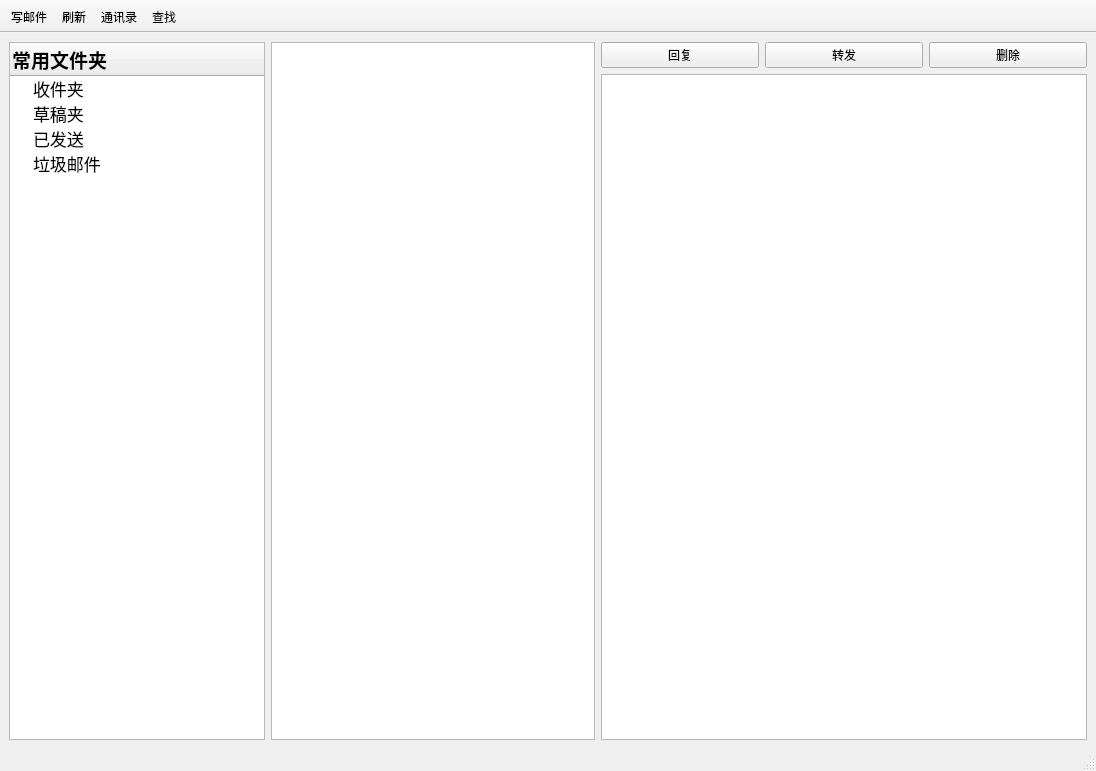
<?xml version="1.0" encoding="UTF-8"?>
<ui version="4.0">
 <class>MainWindow</class>
 <widget class="QMainWindow" name="MainWindow">
  <property name="geometry">
   <rect>
    <x>0</x>
    <y>0</y>
    <width>1096</width>
    <height>771</height>
   </rect>
  </property>
  <property name="windowTitle">
   <string>Foxmail</string>
  </property>
  <property name="windowIcon">
   <iconset theme="kmail">
    <normaloff/>
   </iconset>
  </property>
  <property name="toolButtonStyle">
   <enum>Qt::ToolButtonTextBesideIcon</enum>
  </property>
  <widget class="QWidget" name="centralwidget">
   <layout class="QVBoxLayout" name="verticalLayout">
    <item>
     <layout class="QHBoxLayout" name="horizontalLayout" stretch="0,2,3">
      <property name="sizeConstraint">
       <enum>QLayout::SetMaximumSize</enum>
      </property>
      <item>
       <widget class="QTreeWidget" name="treeMailWidget">
        <attribute name="headerVisible">
         <bool>true</bool>
        </attribute>
        <attribute name="headerHighlightSections">
         <bool>true</bool>
        </attribute>
        <column>
         <property name="text">
          <string notr="true">常用文件夹</string>
         </property>
         <property name="font">
          <font>
           <family>Adobe 宋体 Std L</family>
           <pointsize>14</pointsize>
           <weight>75</weight>
           <bold>true</bold>
          </font>
         </property>
         <property name="icon">
          <iconset>
           <normaloff>Folder_Open_128px_1072492_easyicon.net.ico</normaloff>Folder_Open_128px_1072492_easyicon.net.ico</iconset>
         </property>
        </column>
        <item>
         <property name="text">
          <string>收件夹</string>
         </property>
         <property name="font">
          <font>
           <family>Lucida Fax</family>
           <pointsize>13</pointsize>
          </font>
         </property>
         <property name="icon">
          <iconset>
           <normaloff>Receiving_in_mail_128px_1200029_easyicon.net.png</normaloff>Receiving_in_mail_128px_1200029_easyicon.net.png</iconset>
         </property>
        </item>
        <item>
         <property name="text">
          <string>草稿夹</string>
         </property>
         <property name="font">
          <font>
           <family>Lucida Fax</family>
           <pointsize>13</pointsize>
          </font>
         </property>
         <property name="icon">
          <iconset>
           <normaloff>draft_128px_1150028_easyicon.net.png</normaloff>draft_128px_1150028_easyicon.net.png</iconset>
         </property>
        </item>
        <item>
         <property name="text">
          <string>已发送</string>
         </property>
         <property name="font">
          <font>
           <family>Lucida Fax</family>
           <pointsize>13</pointsize>
          </font>
         </property>
         <property name="icon">
          <iconset>
           <normaloff>sent_2133px_1152650_easyicon.net.png</normaloff>sent_2133px_1152650_easyicon.net.png</iconset>
         </property>
        </item>
        <item>
         <property name="text">
          <string>垃圾邮件</string>
         </property>
         <property name="font">
          <font>
           <family>Lucida Fax</family>
           <pointsize>13</pointsize>
          </font>
         </property>
         <property name="icon">
          <iconset>
           <normaloff>garbage_118px_1201094_easyicon.net.png</normaloff>garbage_118px_1201094_easyicon.net.png</iconset>
         </property>
        </item>
       </widget>
      </item>
      <item>
       <widget class="QListWidget" name="listEmails"/>
      </item>
      <item>
       <layout class="QVBoxLayout" name="verticalLayout_2">
        <item>
         <layout class="QHBoxLayout" name="horizontalLayout_2">
          <item>
           <widget class="QPushButton" name="btnReply">
            <property name="text">
             <string>回复</string>
            </property>
            <property name="icon">
             <iconset>
              <normaloff>reply.png</normaloff>reply.png</iconset>
            </property>
           </widget>
          </item>
          <item>
           <widget class="QPushButton" name="btnForward">
            <property name="text">
             <string>转发</string>
            </property>
            <property name="icon">
             <iconset>
              <normaloff>forward.png</normaloff>forward.png</iconset>
            </property>
           </widget>
          </item>
          <item>
           <widget class="QPushButton" name="btnDelete">
            <property name="text">
             <string>删除</string>
            </property>
            <property name="icon">
             <iconset>
              <normaloff>delete.png</normaloff>delete.png</iconset>
            </property>
           </widget>
          </item>
         </layout>
        </item>
        <item>
         <widget class="QTextBrowser" name="emailPreview">
          <property name="acceptDrops">
           <bool>false</bool>
          </property>
         </widget>
        </item>
       </layout>
      </item>
     </layout>
    </item>
   </layout>
  </widget>
  <widget class="QStatusBar" name="statusbar"/>
  <widget class="QToolBar" name="toolBar">
   <property name="acceptDrops">
    <bool>true</bool>
   </property>
   <property name="windowTitle">
    <string> 工具栏</string>
   </property>
   <property name="movable">
    <bool>false</bool>
   </property>
   <property name="floatable">
    <bool>false</bool>
   </property>
   <attribute name="toolBarArea">
    <enum>TopToolBarArea</enum>
   </attribute>
   <attribute name="toolBarBreak">
    <bool>false</bool>
   </attribute>
   <addaction name="actionCompose"/>
   <addaction name="actionRefresh"/>
   <addaction name="actionContactList"/>
   <addaction name="actionSearch"/>
  </widget>
  <action name="actionQuit">
   <property name="text">
    <string>&amp;Quit</string>
   </property>
  </action>
  <action name="actionCompose">
   <property name="icon">
    <iconset>
     <normaloff>send.png</normaloff>send.png</iconset>
   </property>
   <property name="text">
    <string>写邮件</string>
   </property>
   <property name="toolTip">
    <string>Write new eMail</string>
   </property>
   <property name="shortcut">
    <string>Alt+N</string>
   </property>
  </action>
  <action name="actionRefresh">
   <property name="icon">
    <iconset>
     <normaloff>1refresh_128px_1194515_easyicon.net.png</normaloff>1refresh_128px_1194515_easyicon.net.png</iconset>
   </property>
   <property name="text">
    <string>刷新</string>
   </property>
   <property name="toolTip">
    <string>Check for new eMails</string>
   </property>
   <property name="shortcut">
    <string>Alt+R</string>
   </property>
  </action>
  <action name="actionContactList">
   <property name="icon">
    <iconset>
     <normaloff>1point_list_128px_1190662_easyicon.net.png</normaloff>1point_list_128px_1190662_easyicon.net.png</iconset>
   </property>
   <property name="text">
    <string>通讯录</string>
   </property>
  </action>
  <action name="actionSearch">
   <property name="icon">
    <iconset>
     <normaloff>search.png</normaloff>search.png</iconset>
   </property>
   <property name="text">
    <string>查找</string>
   </property>
  </action>
 </widget>
 <resources>
  <include location="resource.qrc"/>
 </resources>
 <connections>
  <connection>
   <sender>actionQuit</sender>
   <signal>triggered()</signal>
   <receiver>MainWindow</receiver>
   <slot>close()</slot>
   <hints>
    <hint type="sourcelabel">
     <x>-1</x>
     <y>-1</y>
    </hint>
    <hint type="destinationlabel">
     <x>146</x>
     <y>66</y>
    </hint>
   </hints>
  </connection>
  <connection>
   <sender>actionCompose</sender>
   <signal>triggered()</signal>
   <receiver>MainWindow</receiver>
   <slot>onComposeMail()</slot>
   <hints>
    <hint type="sourcelabel">
     <x>-1</x>
     <y>-1</y>
    </hint>
    <hint type="destinationlabel">
     <x>547</x>
     <y>385</y>
    </hint>
   </hints>
  </connection>
  <connection>
   <sender>actionRefresh</sender>
   <signal>triggered()</signal>
   <receiver>MainWindow</receiver>
   <slot>onRefresh()</slot>
   <hints>
    <hint type="sourcelabel">
     <x>-1</x>
     <y>-1</y>
    </hint>
    <hint type="destinationlabel">
     <x>547</x>
     <y>385</y>
    </hint>
   </hints>
  </connection>
  <connection>
   <sender>treeMailWidget</sender>
   <signal>itemClicked(QTreeWidgetItem*,int)</signal>
   <receiver>MainWindow</receiver>
   <slot>onFolderSelected()</slot>
   <hints>
    <hint type="sourcelabel">
     <x>157</x>
     <y>291</y>
    </hint>
    <hint type="destinationlabel">
     <x>225</x>
     <y>-8</y>
    </hint>
   </hints>
  </connection>
  <connection>
   <sender>listEmails</sender>
   <signal>itemClicked(QListWidgetItem*)</signal>
   <receiver>MainWindow</receiver>
   <slot>onMailSelected()</slot>
   <hints>
    <hint type="sourcelabel">
     <x>264</x>
     <y>238</y>
    </hint>
    <hint type="destinationlabel">
     <x>421</x>
     <y>-11</y>
    </hint>
   </hints>
  </connection>
  <connection>
   <sender>actionContactList</sender>
   <signal>triggered()</signal>
   <receiver>MainWindow</receiver>
   <slot>onContactList()</slot>
   <hints>
    <hint type="sourcelabel">
     <x>-1</x>
     <y>-1</y>
    </hint>
    <hint type="destinationlabel">
     <x>547</x>
     <y>385</y>
    </hint>
   </hints>
  </connection>
  <connection>
   <sender>actionSearch</sender>
   <signal>triggered()</signal>
   <receiver>MainWindow</receiver>
   <slot>onSearch()</slot>
   <hints>
    <hint type="sourcelabel">
     <x>-1</x>
     <y>-1</y>
    </hint>
    <hint type="destinationlabel">
     <x>547</x>
     <y>385</y>
    </hint>
   </hints>
  </connection>
  <connection>
   <sender>btnReply</sender>
   <signal>clicked()</signal>
   <receiver>MainWindow</receiver>
   <slot>onReply()</slot>
   <hints>
    <hint type="sourcelabel">
     <x>641</x>
     <y>68</y>
    </hint>
    <hint type="destinationlabel">
     <x>547</x>
     <y>385</y>
    </hint>
   </hints>
  </connection>
  <connection>
   <sender>btnForward</sender>
   <signal>clicked()</signal>
   <receiver>MainWindow</receiver>
   <slot>onForward()</slot>
   <hints>
    <hint type="sourcelabel">
     <x>819</x>
     <y>68</y>
    </hint>
    <hint type="destinationlabel">
     <x>547</x>
     <y>385</y>
    </hint>
   </hints>
  </connection>
  <connection>
   <sender>btnDelete</sender>
   <signal>clicked()</signal>
   <receiver>MainWindow</receiver>
   <slot>onDelete()</slot>
   <hints>
    <hint type="sourcelabel">
     <x>996</x>
     <y>68</y>
    </hint>
    <hint type="destinationlabel">
     <x>547</x>
     <y>385</y>
    </hint>
   </hints>
  </connection>
 </connections>
 <slots>
  <slot>onComposeMail()</slot>
  <slot>onRefresh()</slot>
  <slot>onFolderSelected()</slot>
  <slot>onMailSelected(item)</slot>
  <slot>onContactList()</slot>
  <slot>onSearch()</slot>
  <slot>onReply()</slot>
  <slot>onForward()</slot>
  <slot>onDelete()</slot>
 </slots>
</ui>
